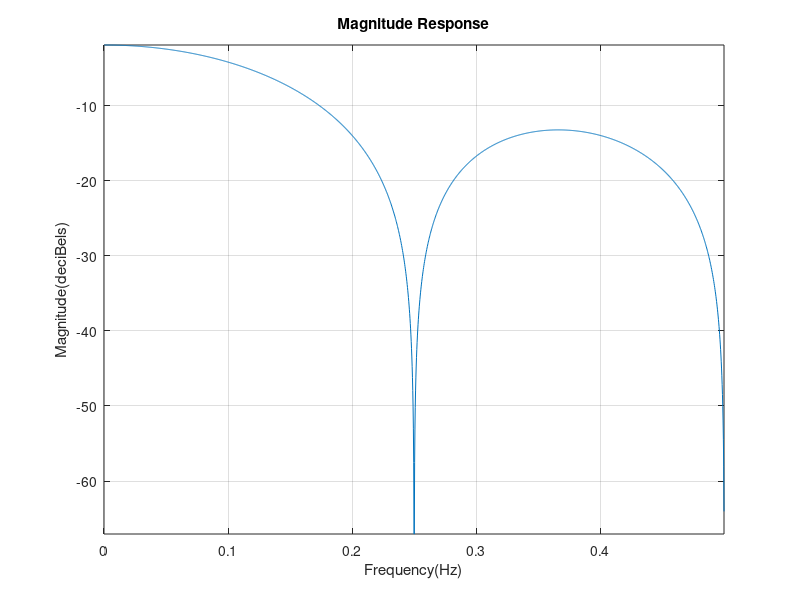
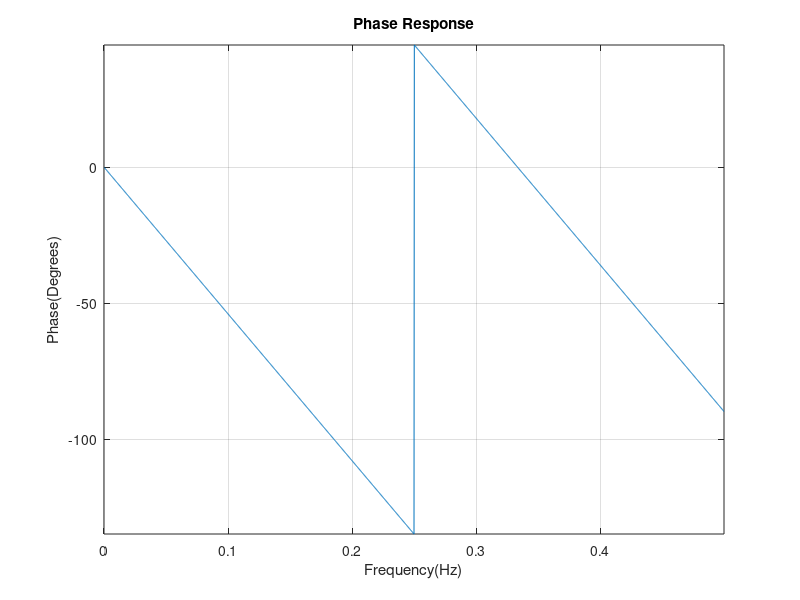

Write MATLAB code to recreate these figures, in order. (Note: this script raises an error after producing the figures.)
%Moving Average Filter
prompt='Enter L value:';
L = input(prompt);
%disp(L);

%y[n]=(1/L)*(x[n]+x[n-1]+....+x[n-(L-1)])
% Transfer function equation is (1/L)*(1-z^{-L})/(1-z^{-1})
b=zeros(1,L);
b(1)=1;b(L)=-1;
b=b*(1/L);
a=[1 -1];% 'b' is NUMERATOR coefficients and 'a' is DENOMINATOR coefficients

[h,w]=freqz(b,a,2001);%freqz is for negative powers of z
% 'n' here(i.e 2001) is n points equally spaced around the unit circle
%h here is H(w), frequency response for 2001 values of w(Angular frequency)
%H(w) is complex valued, it has phase and magnitude response
%abs(h) gives magnitude response, angle(h) gives phase in RADIANS([-pi,pi])

figure;
plot(w/(2*pi),20*log10(abs(h))); %20*log10() is to convert magnitude response into deciBels 
xlabel('Frequency(Hz)'); ylabel('Magnitude(deciBels)');axis tight;grid on;title('Magnitude Response');

figure;
plot(w/(2*pi), angle(h)*(180/pi));
xlabel('Frequency(Hz)'); ylabel('Phase(Degrees)');axis tight;grid on;title('Phase Response');

[z,p,k] = tf2zpk(b,a); %tf2zp is only for positive powers of z or s in numerator
%use tf2zpk for negative powers
%'k' is gain
fvtool(b,a,'polezero')
text(real(z)-0.1,imag(z)-0.1,'\bfZeros','color',[0 0.4 0])
text(real(p)-0.1,imag(p)-0.1,'\bfPoles','color',[0.6 0 0])